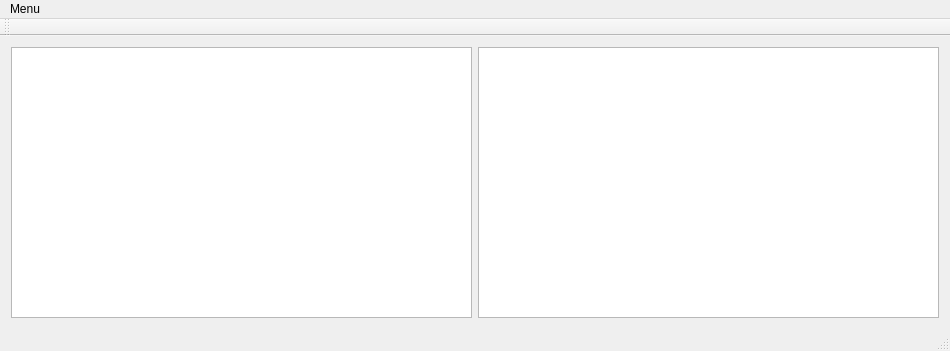
<?xml version="1.0" encoding="UTF-8"?>
<ui version="4.0">
 <class>Main_window</class>
 <widget class="QMainWindow" name="Main_window">
  <property name="geometry">
   <rect>
    <x>0</x>
    <y>0</y>
    <width>950</width>
    <height>351</height>
   </rect>
  </property>
  <property name="windowTitle">
   <string>Main_window</string>
  </property>
  <widget class="QWidget" name="centralWidget">
   <layout class="QHBoxLayout" name="horizontalLayout">
    <item>
     <widget class="QTreeView" name="filesystem_view">
      <property name="sizeAdjustPolicy">
       <enum>QAbstractScrollArea::AdjustToContents</enum>
      </property>
     </widget>
    </item>
    <item>
     <widget class="QTableWidget" name="relocation_queue">
      <property name="minimumSize">
       <size>
        <width>0</width>
        <height>0</height>
       </size>
      </property>
      <property name="maximumSize">
       <size>
        <width>16777215</width>
        <height>16777215</height>
       </size>
      </property>
     </widget>
    </item>
   </layout>
  </widget>
  <widget class="QMenuBar" name="menuBar">
   <property name="geometry">
    <rect>
     <x>0</x>
     <y>0</y>
     <width>950</width>
     <height>26</height>
    </rect>
   </property>
   <widget class="QMenu" name="menuMenu">
    <property name="title">
     <string>Menu</string>
    </property>
   </widget>
   <addaction name="menuMenu"/>
  </widget>
  <widget class="QToolBar" name="mainToolBar">
   <attribute name="toolBarArea">
    <enum>TopToolBarArea</enum>
   </attribute>
   <attribute name="toolBarBreak">
    <bool>false</bool>
   </attribute>
  </widget>
  <widget class="QStatusBar" name="statusBar"/>
 </widget>
 <layoutdefault spacing="6" margin="11"/>
 <resources/>
 <connections/>
</ui>
